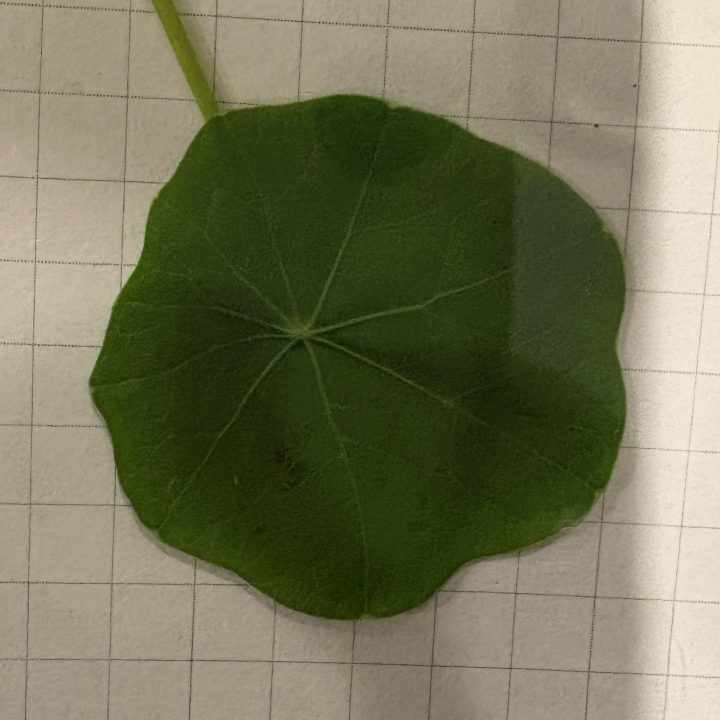
#> input picture assets/img/leaves/mh_L02_D01.jpg, 720 x 720 px
$ python -i auto_scale.py   (imports and definitions only)
#> lines starting #> are read from the running program, lines starting #| are printed output that depends on the picture; after the words box and inside, x2 and y2 are one past the last pixel; in counts of white or black regions, pixels touching at a corner belong together
"""Read the grid-paper scale (mm per pixel) from a photo automatically.

How:
  1. take the paper around the leaf (leaf, soil, tags, deep shadow and glare masked out)
  2. find the directions of the two families of grid lines (2D Fourier transform: only the direction is used)
  3. for each family, add up the darkness of the paper along the lines, giving a profile with one sharp
     dip per grid line; the spacing comes from the profile's autocorrelation, then a straight-line fit of
     the line positions against their number (many lines, so the spacing is found to a fraction of a pixel)
  4. SCALE = 5 mm (one grid square) / spacing, averaged over the two directions (they differ a little when
     the phone was tilted), in the raw pixel frame tpsDig uses.

Usage:
  python auto_scale.py validate <combined.tps> <image folder> <out.csv>   compare with the SCALE lines in the file
  python auto_scale.py measure <list.tps> <image folder> <out.csv>        scales for photos without one
"""
import csv
import math
import sys

import cv2
import numpy as np

import auto_landmarks as A

SQUARE_MM = 5.0
WORK = 2                       # work at half resolution: a grid square is ~60-155 px there
T_MIN, T_MAX = 45, 220         # accepted square size at half resolution (full-res scale ~0.011-0.056 mm/px)


def leaf_box(small):
    hsv = cv2.cvtColor(small, cv2.COLOR_BGR2HSV)
    h, s, v = cv2.split(hsv)
    green = (((h >= 25) & (h <= 95) & (s >= 45) & (v >= 12)) | (v < 25)).astype(np.uint8) * 255
    blob = cv2.morphologyEx(green, cv2.MORPH_OPEN, cv2.getStructuringElement(cv2.MORPH_ELLIPSE, (31, 31)))
    n, lab, st, cen = cv2.connectedComponentsWithStats(blob)
    if n < 2:
        return None, green
    i = 1 + int(np.argmax(st[1:, 4]))
    return (cen[i], max(st[i, 2], st[i, 3])), green


def line_directions(lines, ok):
    """Angles (radians) of the normals of the two grid-line families."""
    x = np.where(ok, lines, 0).astype(np.float64)
    x *= np.outer(np.hanning(x.shape[0]), np.hanning(x.shape[1]))
    pad = 2048
    F = np.abs(np.fft.fftshift(np.fft.fft2(x, (pad, pad))))
    f = np.fft.fftshift(np.fft.fftfreq(pad))
    FX, FY = np.meshgrid(f, f)
    R, ang = np.hypot(FX, FY), np.arctan2(FY, FX)
    ring = (R > 1 / T_MAX) & (R < 0.2) & (FY >= 0)
    k1 = np.unravel_index(np.argmax(np.where(ring, F, 0)), F.shape)
    a1 = ang[k1]
    perp = np.abs(((ang - a1 - np.pi / 2) + np.pi / 2) % np.pi - np.pi / 2) < np.radians(20)
    k2 = np.unravel_index(np.argmax(np.where(ring & perp, F, 0)), F.shape)
    return a1, ang[k2]


def spacing(lines, ok, a):
    """Grid spacing (px) along normal direction a, and the number of lines used."""
    yy, xx = np.nonzero(ok)
    u = xx * math.cos(a) + yy * math.sin(a)
    u -= u.min()
    b = np.round(u).astype(int)
    cnt = np.bincount(b)
    prof = np.bincount(b, weights=lines[yy, xx]) / np.maximum(cnt, 1)
    good = cnt > 0.25 * np.median(cnt[cnt > 0])
    prof = np.where(good, prof, 0.0)
    prof = cv2.GaussianBlur(prof.reshape(1, -1).astype(np.float32), (0, 0), 1.0).ravel()
    # autocorrelation: first strong peak = one square (a line comb has nothing at half a square)
    p = prof - prof[good].mean()
    p[~good] = 0
    ac = np.correlate(p, p, "full")[len(p) - 1:]
    ac /= ac[0] if ac[0] else 1
    lag = np.arange(len(ac))
    cand = [i for i in range(T_MIN, min(T_MAX, len(ac) - 1)) if ac[i] >= ac[i - 1] and ac[i] >= ac[i + 1] and ac[i] > 0.15]
    if not cand:
        return None, 0
    t0 = max(cand, key=lambda i: ac[i]) if ac[cand[0]] < 0.6 * max(ac[i] for i in cand) else cand[0]
    # line positions near the comb predicted by t0, refined to sub-pixel, then a straight-line fit
    peaks = [i for i in range(2, len(prof) - 2) if good[i] and prof[i] == prof[i - 2:i + 3].max()]
    if not peaks:
        return None, 0
    start = max(peaks, key=lambda i: prof[i]) % t0
    pos, idx = [], []
    for n in range(int((len(prof) - start) / t0) + 1):
        c = start + n * t0
        lo, hi = int(max(c - 0.2 * t0, 1)), int(min(c + 0.2 * t0, len(prof) - 2))
        if hi <= lo or not good[lo:hi + 1].all():
            continue
        j = lo + int(np.argmax(prof[lo:hi + 1]))
        if prof[j] <= np.percentile(prof[good], 75):
            continue
        a_, b_, c_ = prof[j - 1], prof[j], prof[j + 1]
        den = a_ - 2 * b_ + c_
        pos.append(j + (0.5 * (a_ - c_) / den if den else 0))
        idx.append(n)
    if len(pos) < 4:
        return None, len(pos)
    pos, idx = np.array(pos), np.array(idx, float)
    for _ in range(2):                                             # drop lines that sit off the fitted comb
        T, c0 = np.polyfit(idx, pos, 1)
        res = np.abs(pos - (c0 + T * idx))
        keep = res < 0.12 * T
        if keep.sum() < 4:
            break
        pos, idx = pos[keep], idx[keep]
    T, _ = np.polyfit(idx, pos, 1)
    return T, len(pos)


def grid_scale(img):
    small = cv2.resize(img, None, fx=1 / WORK, fy=1 / WORK, interpolation=cv2.INTER_AREA)
    H, W = small.shape[:2]
    box, green = leaf_box(small)
    (cx, cy), d = box if box else ((W / 2, H / 2), min(W, H) / 3)
    half = int(min(max(1.4 * d, 700), max(W, H)) / 2)
    x0, x1 = int(max(cx - half, 0)), int(min(cx + half, W))
    y0, y1 = int(max(cy - half, 0)), int(min(cy + half, H))
    crop = small[y0:y1, x0:x1]
    _, s, v = cv2.split(cv2.cvtColor(crop, cv2.COLOR_BGR2HSV))
    bad = cv2.dilate(green[y0:y1, x0:x1], cv2.getStructuringElement(cv2.MORPH_ELLIPSE, (41, 41))) > 0
    bad |= (s > 70) | (v < 35) | (v > 250)                         # tags, soil, deep shadow, glare
    ok = ~(cv2.dilate(bad.astype(np.uint8), np.ones((9, 9), np.uint8)) > 0)
    if ok.mean() < 0.15:
        return None, {"note": "too little clear paper"}
    g = cv2.cvtColor(crop, cv2.COLOR_BGR2GRAY).astype(np.float32)
    lines = cv2.GaussianBlur(g, (0, 0), 6) - g                      # positive on thin dark lines
    lines /= cv2.GaussianBlur(np.abs(lines), (0, 0), 30) + 1.0     # equal weight in shadow and in light
    a1, a2 = line_directions(lines, ok)
    out = []
    for a in (a1, a2):
        T, n = spacing(lines, ok, a)
        if T is None:
            return None, {"note": f"grid lines not found ({n} lines)"}
        out.append((T * WORK, n))
    (p1, n1), (p2, n2) = out
    tilt = 100 * abs(p1 - p2) / ((p1 + p2) / 2)
    note = ""
    if tilt <= 10:
        scale = SQUARE_MM / math.sqrt(p1 * p2)
    else:                                        # directions disagree: one picked up something else (shadow edge, tank rim)
        return None, {"note": f"directions disagree ({p1:.0f} vs {p2:.0f} px) - measure by hand"}
    return scale, {"square_px_dir1": round(p1, 2), "square_px_dir2": round(p2, 2),
                   "lines_used": f"{n1}+{n2}", "tilt_pct": round(tilt, 2),
                   "grid_angle_deg": round(math.degrees(a1) % 90, 1), "note": note}


# [24 lines left out: function main, not called in this run]


# [2 lines not run here, left out]

>>> import cv2
>>> picture = cv2.imread('../../assets/img/leaves/mh_L02_D01.jpg')
#> picture is the input picture: shape (720, 720, 3); mean B, G, R 88.3, 116.4, 116.9
>>> result = grid_scale(picture)
#> in leaf_box, `green = (((h >= 25) & (h <= 95) & (s >= 45) & (v >= 12)) | (v < 25)).a..`:
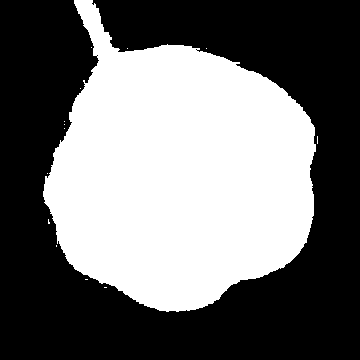
#> green: shape (360, 360); 43.8% white; 14 white regions (13 under 20 px), largest, box (x1, y1, x2, y2) and area: (43, 0, 316, 312) 56792
#> in leaf_box, `n, lab, st, cen = cv2.connectedComponentsWithStats(blob)`: n = 2; st = [[0, 0, 360, 360, 74139], [44, 44, 271, 268, 55461]]; cen = [[178.5, 181.7], [180.9, 176.5]]
#> in leaf_box, `i = 1 + int(np.argmax(st[1:, 4]))`: i = 1
#> in grid_scale, `box, green = leaf_box(small)`: box = ([180.9, 176.5], 271)
#> in grid_scale, `(cx, cy), d = box if box else ((W / 2, H / 2), min(W, H) / 3)`: cx = 180.9; cy = 176.5; d = 271
#> in grid_scale, `half = int(min(max(1.4 * d, 700), max(W, H)) / 2)`: half = 180
#> in grid_scale, `x0, x1 = int(max(cx - half, 0)), int(min(cx + half, W))`: x0 = 0; x1 = 360
#> in grid_scale, `y0, y1 = int(max(cy - half, 0)), int(min(cy + half, H))`: y0 = 0; y1 = 356
#> in grid_scale, `_, s, v = cv2.split(cv2.cvtColor(crop, cv2.COLOR_BGR2HSV))`:
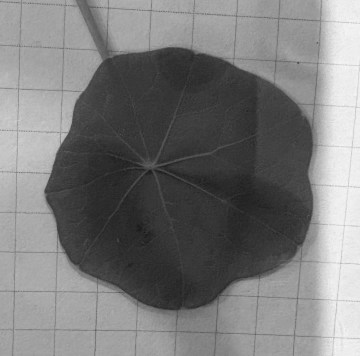
#> v: shape (356, 360); min 25, max 247, mean 122.2
#> in grid_scale, `lines /= cv2.GaussianBlur(np.abs(lines), (0, 0), 30) + 1.0`:
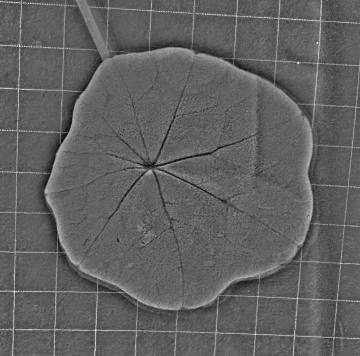
#> lines: shape (356, 360) float32; min -6.63, max 10.82, mean 0.00156; drawn with min black and max white
#> in line_directions, `x *= np.outer(np.hanning(x.shape[0]), np.hanning(x.shape[1]))`:
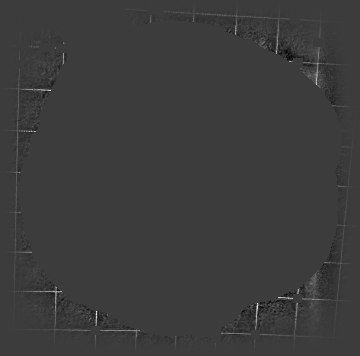
#> x: shape (356, 360) float64; min -0.159, max 0.509, mean -0.000188; drawn with min black and max white
#> in line_directions, `F = np.abs(np.fft.fftshift(np.fft.fft2(x, (pad, pad))))`:
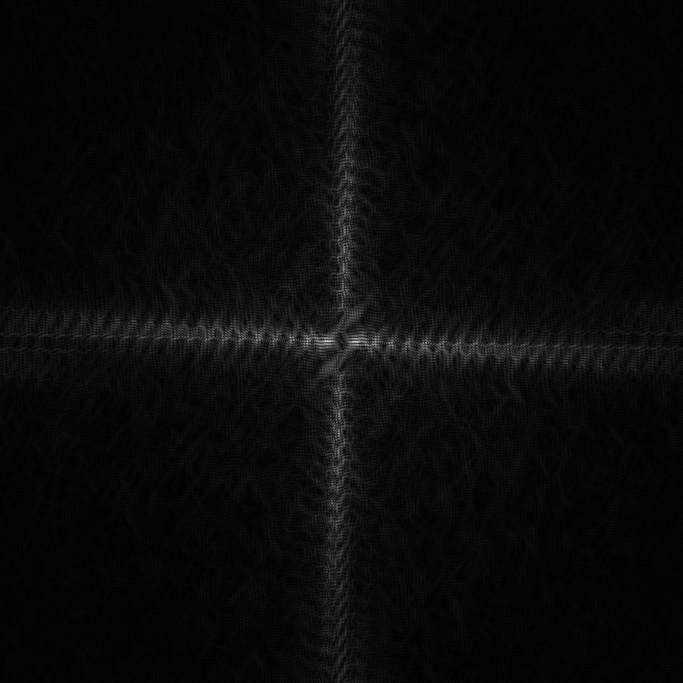
#> F: shape (2048, 2048) float64 (shown at 1/3 size); min 0.000701, max 94.37, mean 3.6; drawn with min black and max white
#> in line_directions, `k1 = np.unravel_index(np.argmax(np.where(ring, F, 0)), F.shape)`: k1 = (1025, 1072)
#> in line_directions, `k1 = np.unravel_index(np.argmax(np.where(ring, F, 0)), F.shape)`:
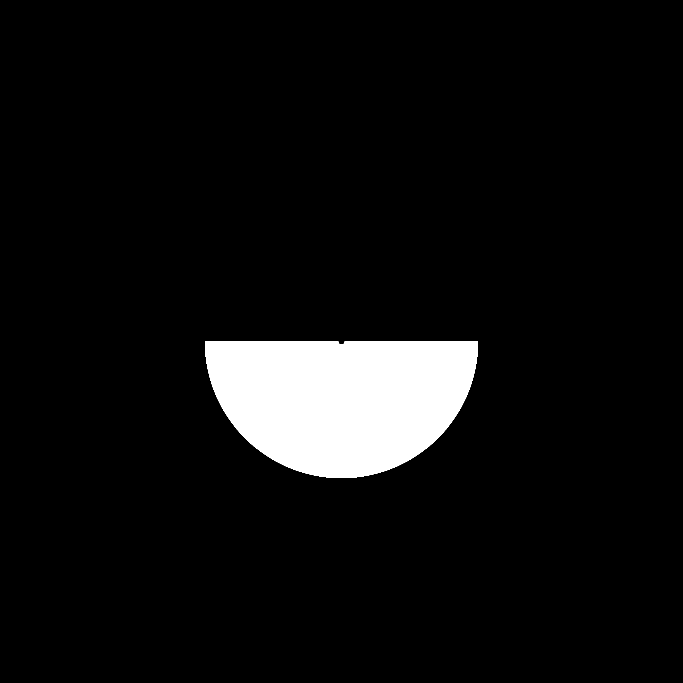
#> ring: shape (2048, 2048) bool (shown at 1/3 size); 6.3% white; 1 white region, box (x1, y1, x2, y2) and area: (615, 1024, 1434, 1434) 263810
#> in line_directions, `a1 = ang[k1]`: a1 = 0.0208
#> in line_directions, `perp = np.abs(((ang - a1 - np.pi / 2) + np.pi / 2) % np.pi - np.pi / 2..`:
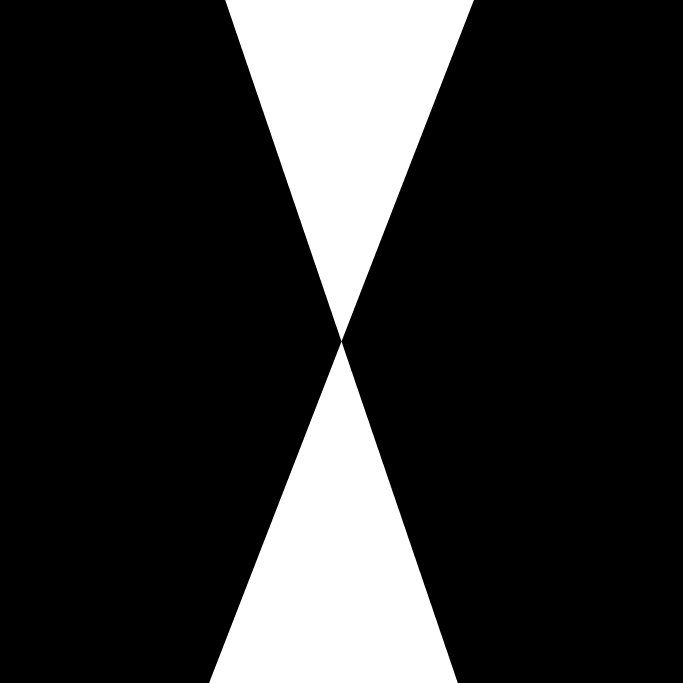
#> perp: shape (2048, 2048) bool (shown at 1/3 size); 18.2% white; 2 white regions, box (x1, y1, x2, y2) and area: (676, 0, 1422, 1024) 382208, (628, 1025, 1373, 2048) 381462
#> in line_directions, `k2 = np.unravel_index(np.argmax(np.where(ring & perp, F, 0)), F.shape)`: k2 = (1300, 1015)
#> in grid_scale, `a1, a2 = line_directions(lines, ok)`: a1 = 0.0208; a2 = 1.6
#> the loop in grid_scale, `for a in (a1, a2):` made 2 passes
#> (a, cand in spacing, t0 in spacing, start in spacing, T, n) on passes 1 to 2: (0.0208, [81, 176, 217], 81, 21, 83.81, 5), (1.6, [76], 76, 35, 79.96, 5)
#> after the loop in grid_scale, `for a in (a1, a2):`: out = [(167.6, 5), (159.9, 5)]
#> in grid_scale, `(p1, n1), (p2, n2) = out`: p1 = 167.6; n1 = 5; p2 = 159.9; n2 = 5
#> in grid_scale, `tilt = 100 * abs(p1 - p2) / ((p1 + p2) / 2)`: tilt = 4.7
#> in grid_scale, `scale = SQUARE_MM / math.sqrt(p1 * p2)`: scale = 0.0305

$ run again, on assets/img/leaves/mh_L02_D10.jpg
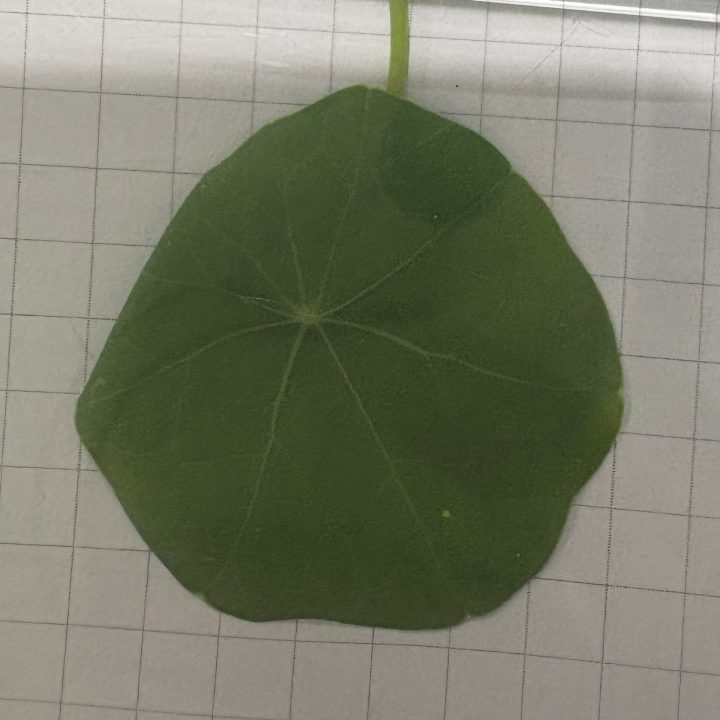
#> input picture assets/img/leaves/mh_L02_D10.jpg, 720 x 720 px
#> picture is the input picture: shape (720, 720, 3); mean B, G, R 103.9, 122.7, 119.9
#> hsv: shape (360, 360, 3); mean H, S, V 29.8, 58.9, 125
#> in leaf_box, `green = (((h >= 25) & (h <= 95) & (s >= 45) & (v >= 12)) | (v < 25)).a..`:
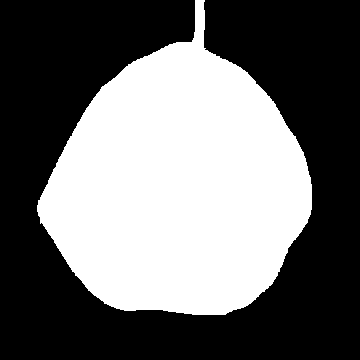
#> green: shape (360, 360); 42.4% white; 1 white region, box (x1, y1, x2, y2) and area: (37, 0, 312, 315) 54974
#> blob: shape (360, 360); 42% white; 1 white region, box (x1, y1, x2, y2) and area: (37, 42, 312, 315) 54454
#> in leaf_box, `n, lab, st, cen = cv2.connectedComponentsWithStats(blob)`: n = 2; st = [[0, 0, 360, 360, 75146], [37, 42, 275, 273, 54454]]; cen = [[180.5, 174], [178.2, 187.1]]
#> i = 1
#> box = ([178.2, 187.1], 275)
#> cx = 178.2; cy = 187.1; d = 275
#> half = 180
#> x0 = 0; x1 = 358
#> y0 = 7; y1 = 360
#> ok: shape (353, 358) bool; 37.6% white; 1 white region, box (x1, y1, x2, y2) and area: (0, 0, 358, 353) 47496
#> k1 = (1131, 1017)
#> ring: shape (2048, 2048) bool; 6.3% white; 1 white region, box (x1, y1, x2, y2) and area: (615, 1024, 1434, 1434) 263810
#> in line_directions, `a1 = ang[k1]`: a1 = 1.64
#> in line_directions, `perp = np.abs(((ang - a1 - np.pi / 2) + np.pi / 2) % np.pi - np.pi / 2..`:
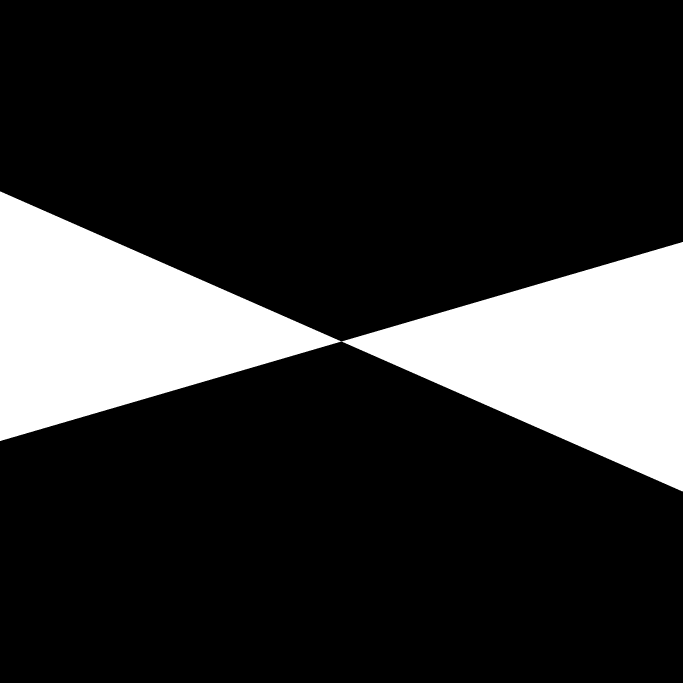
#> perp: shape (2048, 2048) bool (shown at 1/3 size); 18.3% white; 1 white region, box (x1, y1, x2, y2) and area: (0, 574, 2048, 1474) 766996
#> k2 = (1037, 1238)
#> in grid_scale, `a1, a2 = line_directions(lines, ok)`: a1 = 1.64; a2 = 0.0607
#> the loop in grid_scale, `for a in (a1, a2):` made 2 passes
#> (a, cand in spacing, t0 in spacing, start in spacing, T, n) on passes 1 to 2: (1.64, [54, 76, 92, 115, 130, 153, 192], 54, 4, 53.11, 4), (0.0607, [76, 115, 153, 192], 76, 52, 76.71, 4)
#> after the loop in grid_scale, `for a in (a1, a2):`: out = [(106.2, 4), (153.4, 4)]
#> p1 = 106.2; n1 = 4; p2 = 153.4; n2 = 4
#> tilt = 36.35
